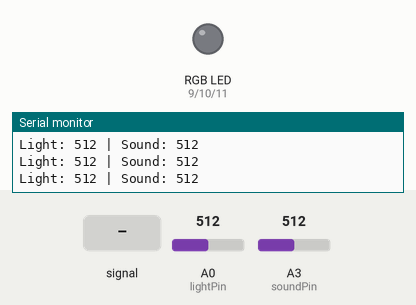
This sketch was run on a simulated Arduino Uno, built with avr-gcc and run on an emulated ATmega328P. Shown: an RGB LED mixed from three pins (HIGH = lit), the last lines printed to the serial monitor. The test bench sets the inputs (shaded band); at power-on: A0 (lightPin) = 512, A3 (soundPin) = 512. Dim RGB values are drawn brighter than linear.

Above: at 1.2 s.
1.3 s: A0 (lightPin) set to 483
At 2.5 s:
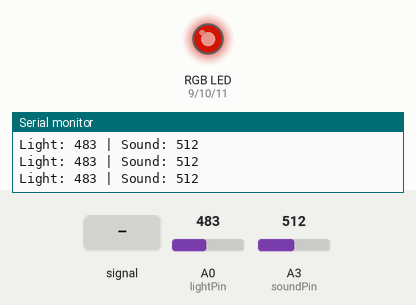
2.8 s: A3 (soundPin) fed a 200 Hz sine of ±81 counts around its level
At 2.97 s:
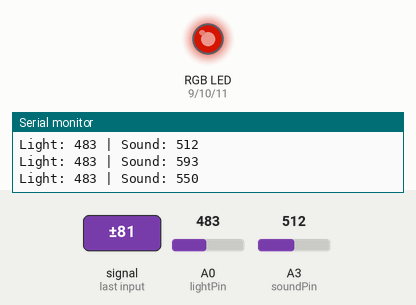
5.8 s: A3 (soundPin) set to 900
7.3 s: A3 (soundPin) set to 122
At 7.7 s:
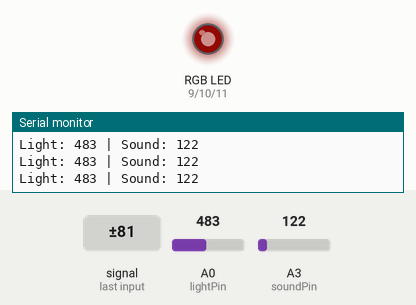
8.8 s: A0 (lightPin) set to 510
At 9.3 s:
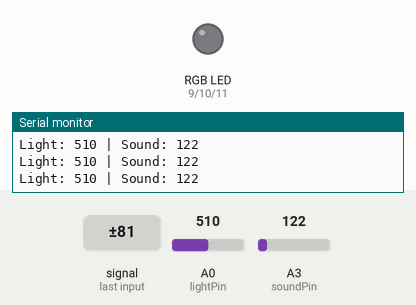
11.8 s: A0 (lightPin) set to 490
At 12.3 s:
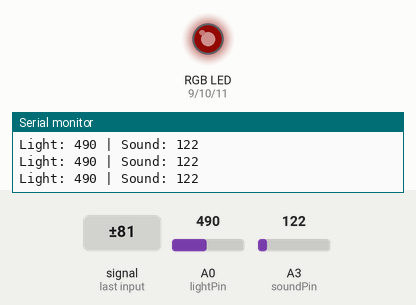
Timing chart, 0 to 14.3 s (numbered marks = the images above; inputs shaded):
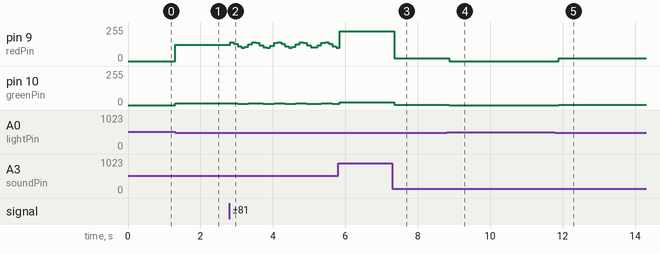

Measured:
- the behaviour switches between 500 and 499 on A0 (lightPin) (found by bisection; images 0 and 1)
- after the input at 1.3 s, pin 9 (redPin): 0/255 → 121/255 at once; pin 10 (greenPin): 0/255 → 12/255 at once
- after the input at 2.8 s, pin 9 (redPin): 121/255 → 142/255 at once, → 131/255 0.10 s later, → 111/255 0.10 s later, → 100/255 0.10 s later, … (30 changes in this stretch); pin 10 (greenPin): 12/255 → 14/255 at once, → 13/255 0.10 s later, → 11/255 0.10 s later, → 10/255 0.10 s later, … (25 changes in this stretch)
- after the input at 7.3 s, pin 9 (redPin): 222/255 → 19/255 after 0.06 s; pin 10 (greenPin): 22/255 → 1/255 after 0.06 s
- after the input at 8.8 s, pin 9 (redPin): 19/255 → 0/255 after 0.07 s; pin 10 (greenPin): 1/255 → 0/255 after 0.07 s
- after the input at 11.8 s, pin 9 (redPin): 0/255 → 19/255 after 0.09 s; pin 10 (greenPin): 0/255 → 1/255 after 0.09 s

The sketch:

resonant_bloom.ino
```cpp
const int redPin = 9;
const int greenPin = 10;
const int bluePin = 11;

const int lightPin = A0;
const int soundPin = A3;

void setup() {
  pinMode(redPin, OUTPUT);
  pinMode(greenPin, OUTPUT);
  pinMode(bluePin, OUTPUT);
  Serial.begin(9600);
}

void loop() {
   int lightVal = analogRead(lightPin); // darkness 0-1023
    int soundVal = analogRead(soundPin); // sound 0-1023

    Serial.print("Light: ");
    Serial.print(lightVal);
    Serial.print(" | Sound: ");
    Serial.println(soundVal);

    if (lightVal < 500) {
      if (soundVal > 85) {
        int brightness = map(soundVal, 86, 1023, 10, 255);
        analogWrite(redPin, brightness);
        analogWrite(greenPin, brightness / 10);
        analogWrite(bluePin, 0);
      }
    } else {
      // turn off RGB
      analogWrite(redPin, 0);
      analogWrite(greenPin, 0);
      analogWrite(bluePin, 0);
    }

    delay(100);
  }
```
